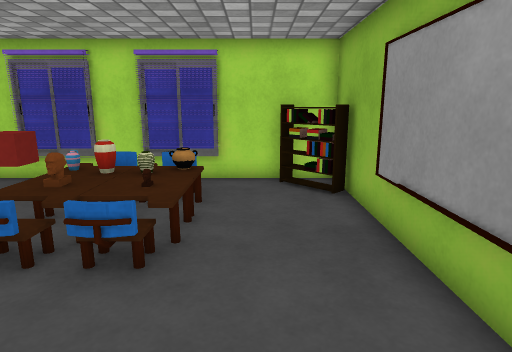
View 1 (above)

12 first-person views from a walk through a scene from a Unity 3-D project. The camera is 1.2 m above the floor, tilts 12° down and sees 75° across. Doors are open. The floor is counted in squares, 0.5 m on a side. Each view is taken from the middle of a square. On the plan, view 1 faces up. The plan holds only what a view shows up to about 20 squares ahead; the rest is blank. The place goes on beyond the plan. The player is left out. Some surface patterns are stand-ins.

View 2
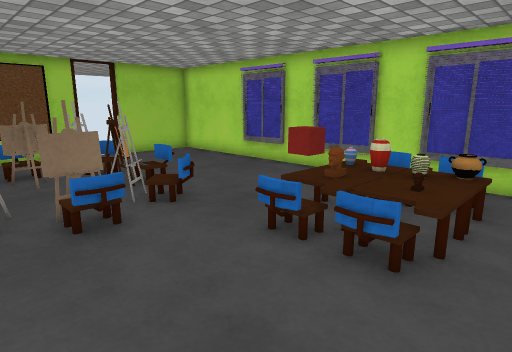

View 3
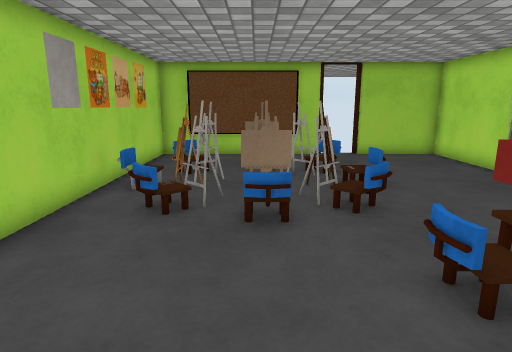

View 4
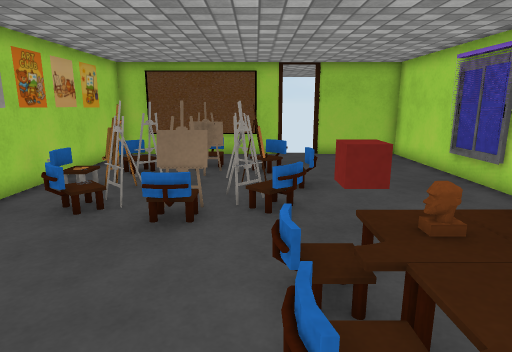

View 5
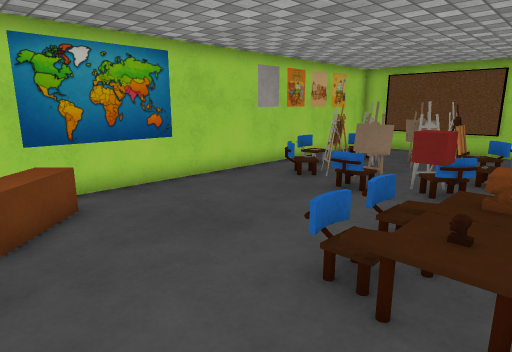

View 6
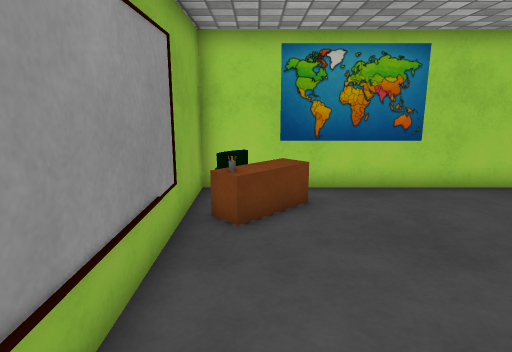

View 7
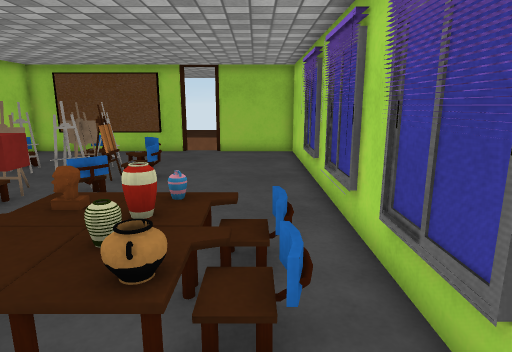

View 8
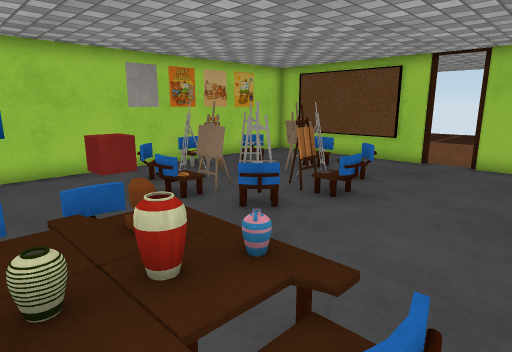

View 9
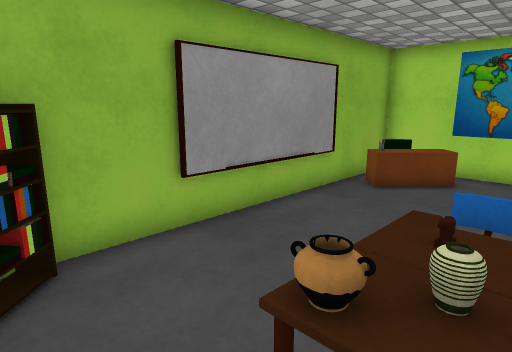

View 10
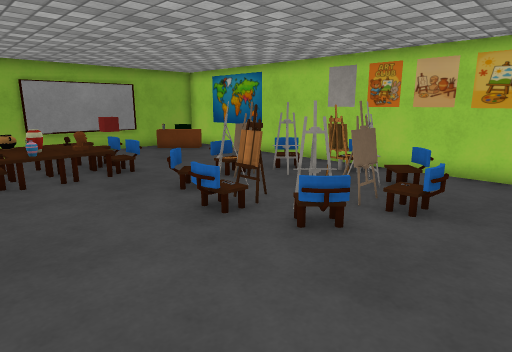

View 11
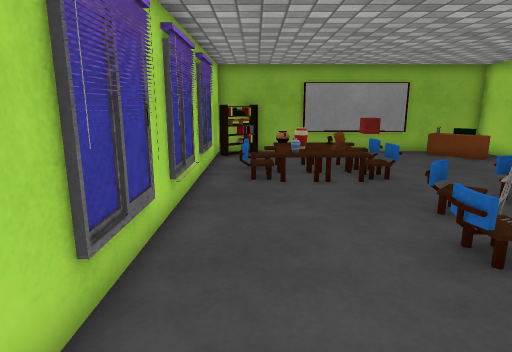

View 12
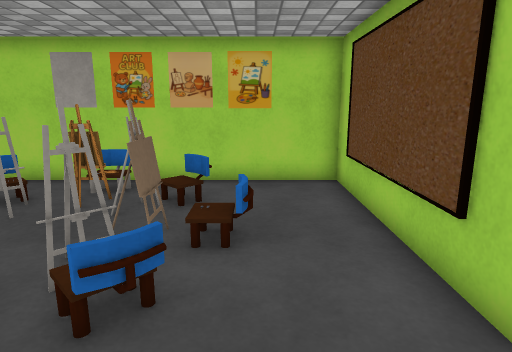

### Floor plan
Key: @ floor where view 1 was taken; # wall or solid block; x gap in a wall; . main floor; : floor 0.25 m higher than the main floor; + floor 0.5 m higher than the main floor; / step, stairs or slope; D open door; = window, fence, low wall or low ledge; S shelf; C red cube; O other object.
Columns run from 17 left of view 1 to 3 right of it. Each row starts with its distance up from view 1.
 11 #####################
 10 #.................SS#
  9 #............=.=...S#
  8 #............/+=....#
  7 D............///....#
  6 D.......=....///...##
  5 x...=#.:..=..C.:...##
  4 #...==#x##=..=.=...#
  3 #..=.=#.=#.........##
  2 #..=O#...x:=.......##
  1 #.......##..........#
  0 #....#xx==#......@==#
 -1 #....=./.==......OO=#
 -2 #......==...........#
 -3 #####################

Positions as (right, up) in squares from view 1, and headings:
1: (0, 0), facing up
2: (0, 0), facing up-left
3: (0, 2), facing left
4: (0, 4), facing left
5: (2, 7), facing down-left
6: (1, 7), facing down
7: (1, 9), facing left
8: (-2, 10), facing down-left
9: (-3, 10), facing down-right
10: (-16, 10), facing down-right
11: (-15, 9), facing right
12: (-14, 8), facing down
